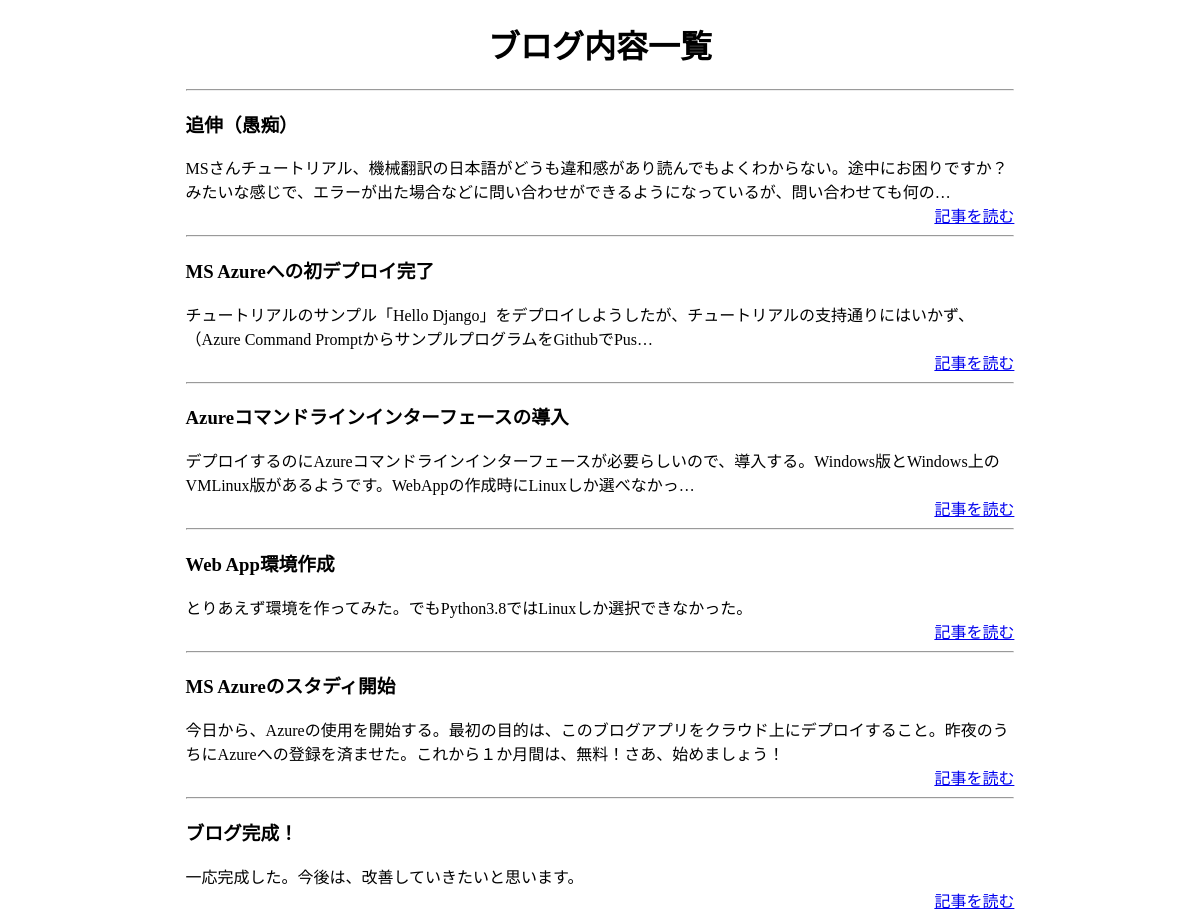
Before: / (upper part) with the older database file.
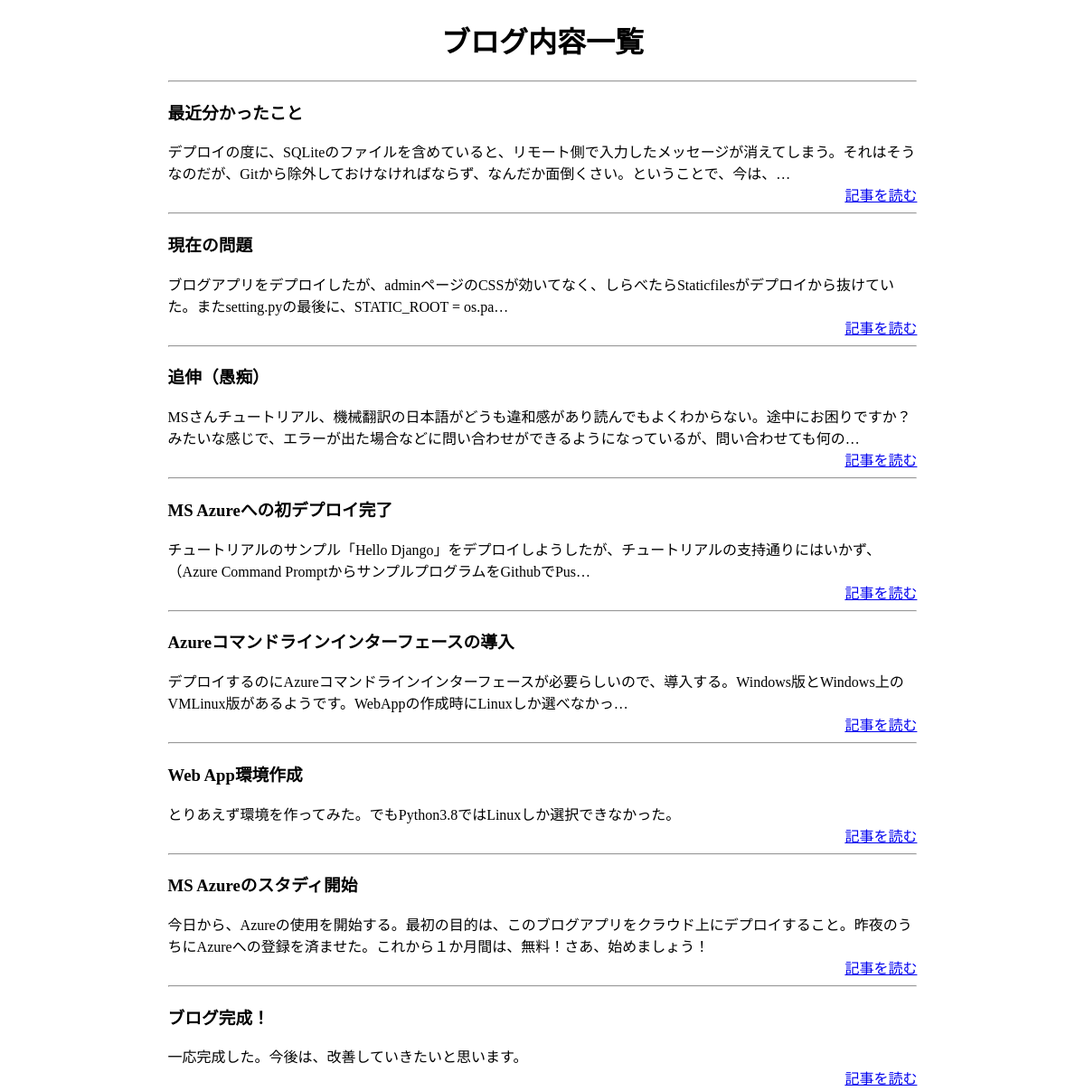
After: the same page with the newer database file.
### blogs/models.py (models this page shows, shortened)
class Blog(models.Model):
    title = models.CharField(blank=False, null=False, max_length=150)
    text = models.TextField(blank=True)
    upload = models.FileField(blank=True, upload_to='uploads/%Y/%m/%d/')
    created_datetime = models.DateTimeField(auto_now_add=True)
    updated_datetime = models.DateTimeField(auto_now=True)

### blogs/views.py (the view)
# urls.py: path('', views.index, name='index'),
def index(request):
    blogs = Blog.objects.order_by('-created_datetime')
    return render(request, 'blogs/index.html', {'blogs': blogs})

### blogs/templates/blogs/index.html (shortened to what this page needs)
<!DOCTYPE html>
<html>
<head>
</head>
<body>
    <h1 style="text-align: center;">ブログ内容一覧</h1>
    <div style="width: 70%;margin: 0px auto;">
        <hr />
        {% for blog in blogs %}
        <div>
            <h3>{{blog.title}}</h3>
            <div>{{blog.text | truncatechars:100}}</div>
            <div style="text-align: right;">
                <a href="{% url 'blogs:detail' blog_id=blog.id %}">記事を読む</a>
            </div>
        </div>
        <hr />
        {% endfor %}
    </div>
</body>
</html>

Changed rows visible on the page:
added Blog: title "最近分かったこと", text "デプロイの度に、SQLiteのファイルを含めていると、リモート側で入力したメッセージが消えてしまう。それはそうなのだが、Gitから除外しておけなければならず、なんだか面倒くさい。ということで、今は、…"
added Blog: title "現在の問題", text "ブログアプリをデプロイしたが、adminページのCSSが効いてなく、しらべたらStaticfilesがデプロイから抜けていた。またsetting.pyの最後に、STATIC_ROOT = os.pa…"
